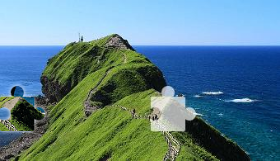
#> input picture samples/captcha_image_0_150_85.png, 280 x 161 px
$ python -i captcha_gen_aug.py   (imports and definitions only)
#> lines starting #> are read from the running program, lines starting #| are printed output that depends on the picture
### data_utils/anchor_gen.py
import random
import os
import numpy
from PIL import Image

_HERE = os.path.dirname(os.path.abspath(__file__))

def get_all_patch(debug=False):
#> called with debug = False
    patch_raw_width = 35
    patch_raw_height = 35

    patch_circle_rad = 13
    patch_circle_size = 11

    patch_circle = numpy.zeros((patch_circle_rad, patch_circle_rad), dtype=numpy.int16)
    patch_center = patch_circle_rad // 2
    # 填充圆为1
    for i in range(patch_circle_rad):
        for j in range(patch_circle_rad):
            if (i - patch_center) ** 2 + (j - patch_center) ** 2 <= (patch_circle_rad // 2) ** 2:
                patch_circle[i, j] = 1

    def gen_patch(left, right, top, bottom):
        patch_width = patch_raw_width + (max(left, 0) + max(right, 0)) * patch_circle_size
        patch_height = patch_raw_height + (max(top, 0) + max(bottom, 0)) * patch_circle_size
        patch = numpy.zeros((patch_height, patch_width), dtype=numpy.int16)
        x = 0 + max(left, 0) * patch_circle_size
        y = 0 + max(top, 0) * patch_circle_size
        patch[y:y+patch_raw_height, x:x+patch_raw_width] = 1

        left_patch = (patch_circle * left)[:, :-2][:, ::left] if left != 0 else None
        right_patch = (patch_circle * right)[:, 2:][:, ::right] if right != 0 else None
        top_patch = (patch_circle * top)[:-2, :][::top, :] if top != 0 else None
        bottom_patch = (patch_circle * bottom)[2:, :][::bottom, :] if bottom != 0 else None

        if left_patch is not None:
            lp_h, lp_w = left_patch.shape
            patch_x = 0
            patch_y = y + (patch_raw_height // 2) - (patch_circle_rad // 2)
            patch[patch_y:patch_y+lp_h, patch_x:patch_x+lp_w] += left_patch
        if right_patch is not None:
            rp_h, rp_w = right_patch.shape
            patch_x = patch_width - rp_w
            patch_y = y + (patch_raw_height // 2) - (patch_circle_rad // 2)
            patch[patch_y:patch_y+rp_h, patch_x:patch_x+rp_w] += right_patch
        if top_patch is not None:
            tp_h, tp_w = top_patch.shape
            patch_x = x + (patch_raw_width // 2) - (patch_circle_rad // 2)
            patch_y = 0
            patch[patch_y:tp_h, patch_x:patch_x+tp_w] += top_patch
        if bottom_patch is not None:
            bp_h, bp_w = bottom_patch.shape
            patch_x = x + (patch_raw_width // 2) - (patch_circle_rad // 2)
            patch_y = patch_height - bp_h
            patch[patch_y:patch_y+bp_h, patch_x:patch_x+bp_w] += bottom_patch
        return patch

    path = os.path.join(_HERE, 'patchs')
    loop_set = (-1, 0, 1)
    all_patch = []
    for left in loop_set:
        for right in loop_set:
            for top in loop_set:
                for bottom in loop_set:
                    patch = gen_patch(left, right, top, bottom)
                    all_patch.append((patch, (left, right, top, bottom)))
                    if debug:
                        height, width = patch.shape
                        rgb_patch = numpy.zeros((height, width, 3), dtype=numpy.uint8)
                        rgb_patch[patch == 1] = [255, 0, 0]  # 红色
                        rgb_patch[patch == 0] = [255, 255, 0]  # 黄色
                        # 生成图片
                        filename = f'patch_l{left}_r{right}_t{top}_b{bottom}.png'
                        image = Image.fromarray(rgb_patch, mode='RGB')
                        image.save(f'{path}/{filename}')
#> further down, picture is the input picture: PIL image 280x161 RGB; mean R, G, B 92.8, 129.4, 137.6
    return all_patch
#get_all_patch()

### data_utils/captcha_gen_aug.py
"""
增强版验证码数据生成 — 模拟线上数据分布

在原 captcha_gen 流程基础上增加:
  1. 亮度/对比度/色调抖动 (向线上分布靠拢)
  2. 高斯噪声 (模拟真实截图压缩伪影)
  3. 随机 JPEG 压缩质量

用法:
  python -m data_utils.captcha_gen_aug --raw_dir <原图目录> --out_dir <输出目录>
"""
import argparse
import os
import random

import numpy as np
from PIL import Image, ImageDraw, ImageEnhance, ImageFilter
import tqdm

from data_utils.anchor_gen import get_all_patch

patchs = get_all_patch()

IMG_W, IMG_H = 280, 161
CROP_N = 5       # 每张原图裁剪数
PATCH_N = 6      # 每次裁剪贴图数


def color_jitter(img):
    """
    颜色增强: 向线上分布 (偏冷、低亮度、高对比) 靠拢
    """
    # 亮度: 线上偏暗 → 0.6~1.1
    img = ImageEnhance.Brightness(img).enhance(random.uniform(0.6, 1.1))
    # 对比度: 线上 std 更高 → 1.0~1.5
    img = ImageEnhance.Contrast(img).enhance(random.uniform(1.0, 1.5))
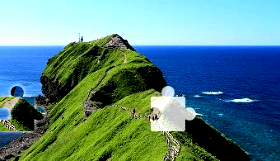
#> img: PIL image 280x161 RGB; mean R, G, B 91.3, 135.1, 134.1
    # 色彩饱和度
    img = ImageEnhance.Color(img).enhance(random.uniform(0.7, 1.3))
    return img


# [74 lines left out: functions add_noise, jpeg_compress, generate, not called in this run]


# [6 lines not run here, left out]

>>> from PIL import Image
>>> picture = Image.open('../samples/captcha_image_0_150_85.png')
>>> result = color_jitter(picture)

$ run again, on samples/captcha_image_11_200_35.png
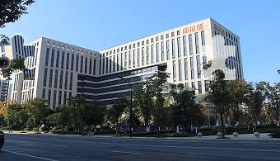
#> input picture samples/captcha_image_11_200_35.png, 280 x 161 px
#> picture is the input picture: PIL image 280x161 RGB; mean R, G, B 100.2, 118.6, 135.3
#> in color_jitter, `img = ImageEnhance.Contrast(img).enhance(random.uniform(1.0, 1.5))`:
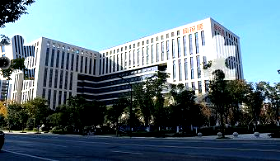
#> img: PIL image 280x161 RGB; mean R, G, B 96.1, 121, 131.4
